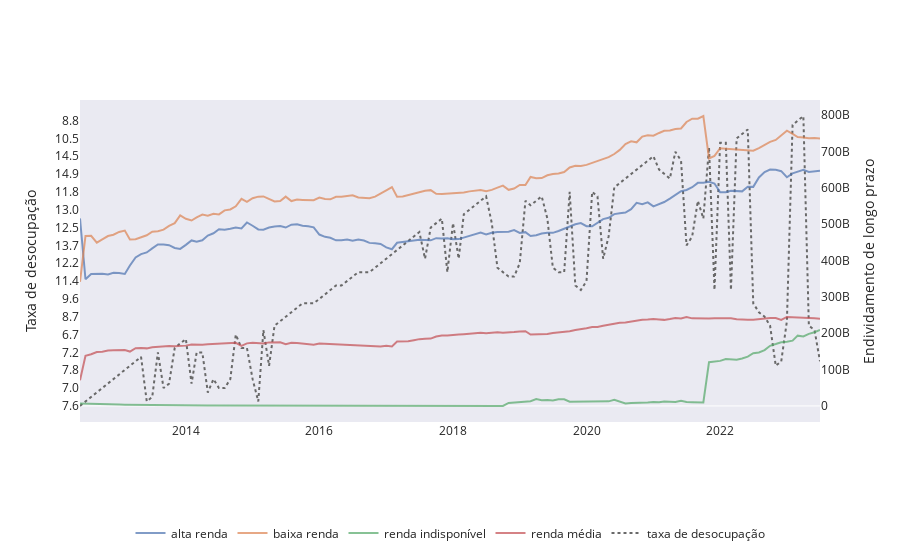

Here is the notebook cell this chart was saved with:
### Code cell
fig = go.Figure()

for categoria_renda in df_desemprego_divida_grupo['categoria_renda'].unique():
    subset = df_desemprego_divida_grupo[df_desemprego_divida_grupo['categoria_renda'] == categoria_renda]
    fig.add_trace(go.Scatter(x=subset['data'],
                             y=subset['longo_prazo_deflacionado'],
                             mode='lines',
                             name=f'{categoria_renda}',
                             yaxis='y2',
                             opacity=0.7))

fig.add_trace(go.Scatter(x=df_desemprego_divida_grupo['data'],
                         y=df_desemprego_divida_grupo['valor'], 
                         mode='lines',
                         name='taxa de desocupação',
                         opacity=1,
                        line=dict(color='dimgray', width=2, dash='dot')))

fig.update_layout(yaxis2=dict(overlaying='y',
                              side='right',
                             showgrid=False,
                             title = "Endividamento de longo prazo"),
                 template="seaborn",
                  legend=dict(x = 0.5,
                              y = -0.3,
                              orientation='h',
                              xanchor='center'),
                 xaxis=dict(showgrid=False),
                 yaxis=dict(showgrid=False,
                           title = "Taxa de desocupação"))

fig.show()

### Figure 1 — Plotly figure (JSON) as saved in the notebook; plotly's stock layout.template omitted (floating-point values rounded to 4 significant figures; data arrays with more than 128 entries replaced by an {"elided": "..."} marker saying what was removed)
{"data": [{"mode": "lines", "name": "alta renda", "opacity": 0.7, "type": "scatter", "x": {"elided": "134 str values"}, "y": {"elided": "134 float values"}, "yaxis": "y2"}, {"mode": "lines", "name": "baixa renda", "opacity": 0.7, "type": "scatter", "x": {"elided": "134 str values"}, "y": {"elided": "134 float values"}, "yaxis": "y2"}, {"mode": "lines", "name": "renda indisponível", "opacity": 0.7, "type": "scatter", "x": {"elided": "134 str values"}, "y": {"elided": "134 float values"}, "yaxis": "y2"}, {"mode": "lines", "name": "renda média", "opacity": 0.7, "type": "scatter", "x": {"elided": "134 str values"}, "y": {"elided": "134 float values"}, "yaxis": "y2"}, {"line": {"color": "dimgray", "dash": "dot", "width": 2}, "mode": "lines", "name": "taxa de desocupação", "opacity": 1, "type": "scatter", "x": {"elided": "536 str values"}, "y": {"elided": "536 str values"}}], "layout": {"autosize": true, "legend": {"orientation": "h", "x": 0.5, "xanchor": "center", "y": -0.3}, "xaxis": {"autorange": true, "range": ["2012-06-01", "2023-07-01"], "showgrid": false, "type": "date"}, "yaxis": {"autorange": true, "range": [-3.611, 68.61], "showgrid": false, "title": {"text": "Taxa de desocupação"}, "type": "category"}, "yaxis2": {"autorange": true, "overlaying": "y", "range": [-44260000000.0, 841600000000.0], "showgrid": false, "side": "right", "title": {"text": "Endividamento de longo prazo"}, "type": "linear"}}}
